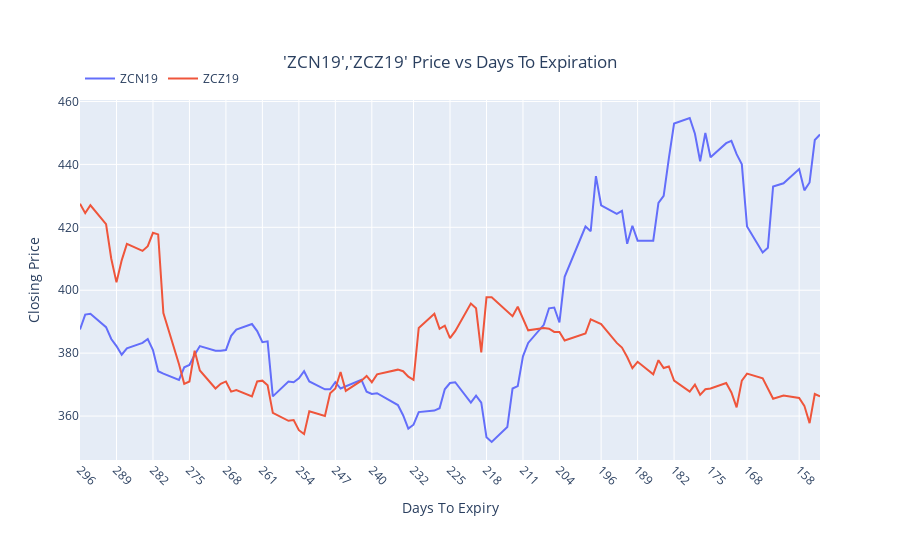
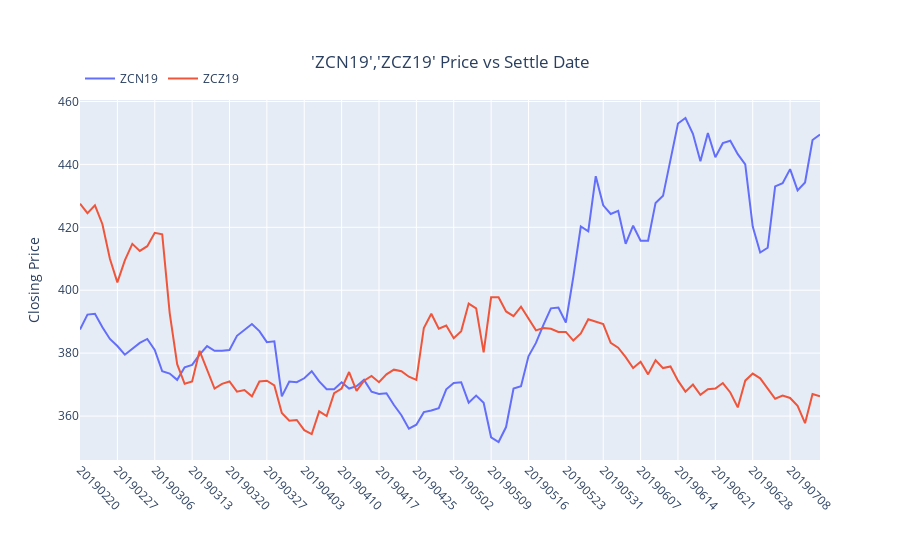

Notebook cell for these charts, in order:
### Markdown cell above
## Example of showing dashapp.plotly_plot with reverse order descending x axis
The xaxis values must be numbers, and should be consecutive

### Code cell
# syms = ['SIK20','SIZ99']
syms = ['ZCN19','ZCZ19']
sym = ','.join([f"'{v}'" for v in syms])
df_crude = pga.get_sql(f"select symbol,settle_date, close from {futtab} where symbol in ({sym})")
df_crude['settle_dt'] = [dashapp.str_to_date(str(d),sep='') for d in df_crude.settle_date.values]
max_date = df_crude.settle_dt.max()
df_crude['dte'] = (max_date-df_crude.settle_dt).dt.days
df_plot = df_crude[df_crude.symbol==syms[0]].iloc[-100:]
df_plot[syms[0]] = df_plot.close
for s in syms[1:]:
    values = df_crude[df_crude.symbol==s].iloc[-100:].close.values
    if 'Z99' in s:
        values = values/10
    df_plot[s] = values
f1 = dashapp.plotly_plot(
    df_in=df_plot[['dte']+syms],x_column='dte',y_left_label='Closing Price',
    plot_title=f'{sym} Price vs Days To Expiration'
)
f1.update_layout(xaxis={'type':'-','autorange':'reversed','title':'Days To Expiry'})
f2 = dashapp.plotly_plot(
    df_in=df_plot[['settle_date']+syms],x_column='settle_date',y_left_label='Closing Price',
    plot_title=f'{sym} Price vs Settle Date'
)
iplot(f1)
iplot(f2)
